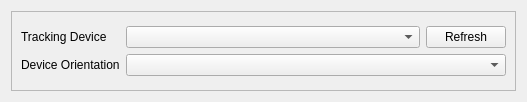
<?xml version="1.0" encoding="UTF-8"?>
<ui version="4.0">
 <class>DeviceSetupForm</class>
 <widget class="QWidget" name="DeviceSetupForm">
  <property name="geometry">
   <rect>
    <x>0</x>
    <y>0</y>
    <width>527</width>
    <height>102</height>
   </rect>
  </property>
  <property name="windowTitle">
   <string>Form</string>
  </property>
  <layout class="QVBoxLayout" name="verticalLayout_2">
   <item>
    <widget class="QFrame" name="frame">
     <property name="frameShape">
      <enum>QFrame::StyledPanel</enum>
     </property>
     <property name="frameShadow">
      <enum>QFrame::Raised</enum>
     </property>
     <layout class="QVBoxLayout" name="verticalLayout">
      <item>
       <layout class="QGridLayout" name="gridLayout">
        <property name="sizeConstraint">
         <enum>QLayout::SetDefaultConstraint</enum>
        </property>
        <item row="0" column="0">
         <widget class="QLabel" name="label_2">
          <property name="sizePolicy">
           <sizepolicy hsizetype="Maximum" vsizetype="Maximum">
            <horstretch>0</horstretch>
            <verstretch>0</verstretch>
           </sizepolicy>
          </property>
          <property name="text">
           <string>Tracking Device</string>
          </property>
         </widget>
        </item>
        <item row="1" column="0">
         <widget class="QLabel" name="label">
          <property name="sizePolicy">
           <sizepolicy hsizetype="Maximum" vsizetype="Maximum">
            <horstretch>0</horstretch>
            <verstretch>0</verstretch>
           </sizepolicy>
          </property>
          <property name="text">
           <string>Device Orientation</string>
          </property>
         </widget>
        </item>
        <item row="1" column="1">
         <widget class="QComboBox" name="CameraOrientation">
          <property name="sizePolicy">
           <sizepolicy hsizetype="Preferred" vsizetype="Maximum">
            <horstretch>0</horstretch>
            <verstretch>0</verstretch>
           </sizepolicy>
          </property>
         </widget>
        </item>
        <item row="0" column="1">
         <layout class="QHBoxLayout" name="horizontalLayout_11">
          <item>
           <widget class="QComboBox" name="DeviceSelector">
            <property name="sizePolicy">
             <sizepolicy hsizetype="Preferred" vsizetype="Maximum">
              <horstretch>0</horstretch>
              <verstretch>0</verstretch>
             </sizepolicy>
            </property>
           </widget>
          </item>
          <item>
           <widget class="QPushButton" name="RefreshDevices">
            <property name="sizePolicy">
             <sizepolicy hsizetype="Maximum" vsizetype="Maximum">
              <horstretch>0</horstretch>
              <verstretch>0</verstretch>
             </sizepolicy>
            </property>
            <property name="text">
             <string>Refresh</string>
            </property>
           </widget>
          </item>
         </layout>
        </item>
       </layout>
      </item>
     </layout>
    </widget>
   </item>
  </layout>
 </widget>
 <tabstops>
  <tabstop>DeviceSelector</tabstop>
  <tabstop>RefreshDevices</tabstop>
  <tabstop>CameraOrientation</tabstop>
 </tabstops>
 <resources/>
 <connections/>
</ui>
